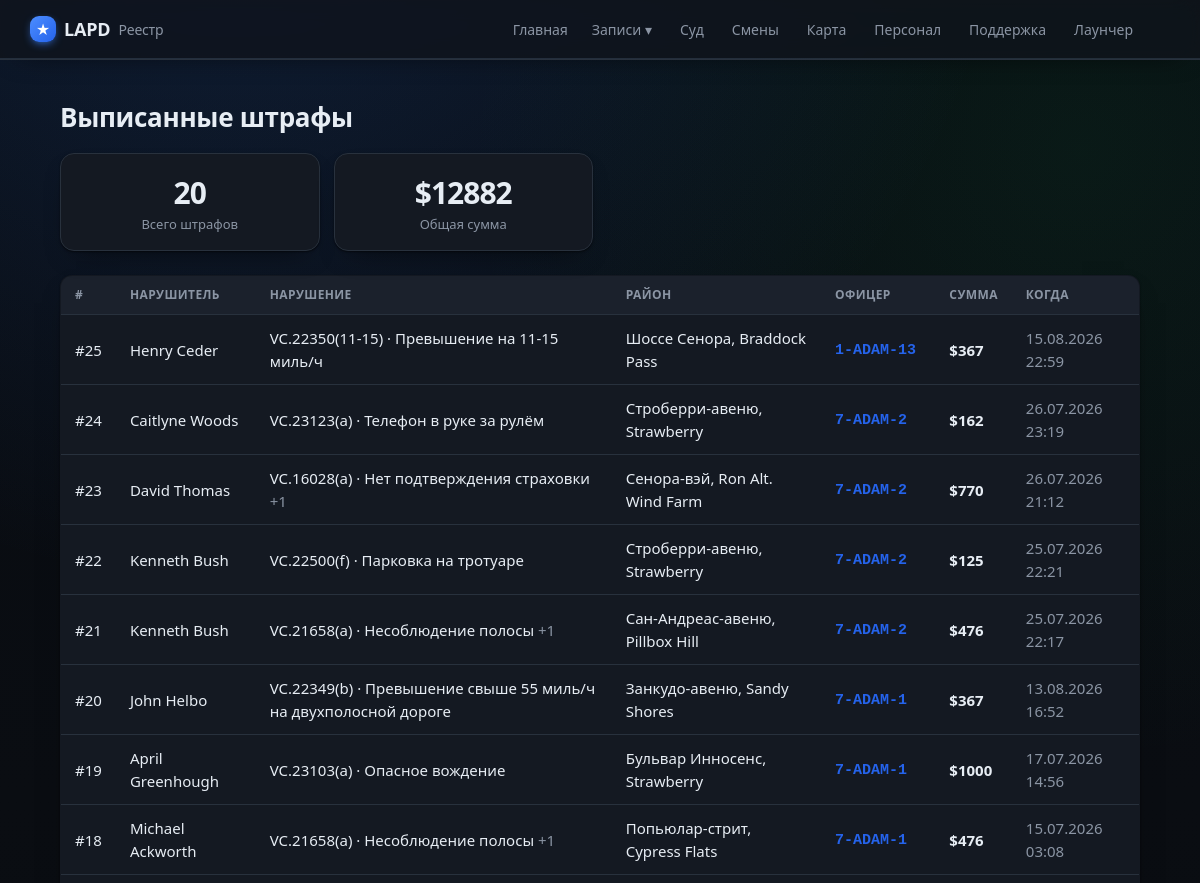
The page /citations (upper part) on the database as committed earlier.
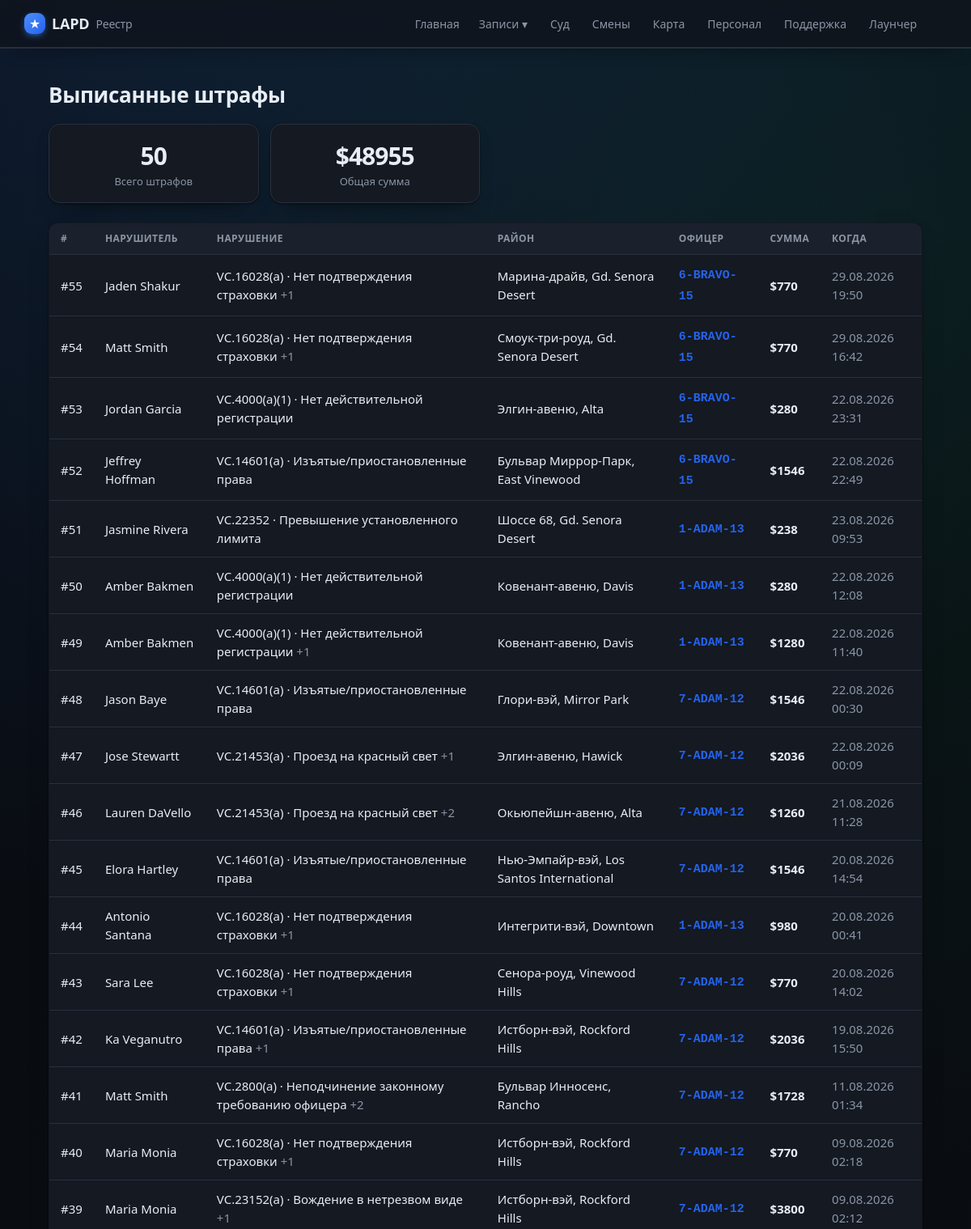
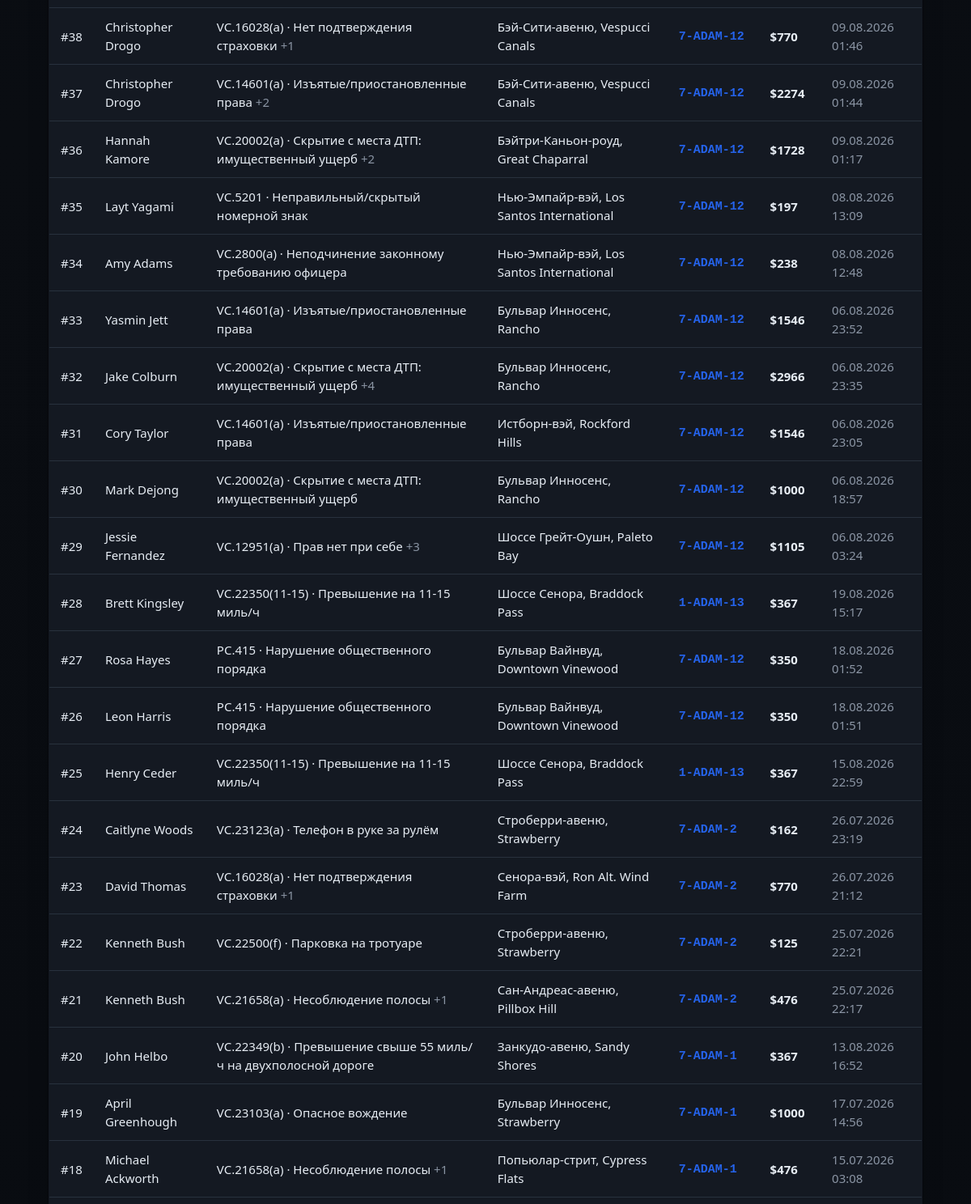
The same page on the database as committed later (2 pictures, top to bottom).
### tables this page shows
CREATE TABLE citations (
                id INTEGER PRIMARY KEY AUTOINCREMENT,
                external_id TEXT UNIQUE,
                officer_id INTEGER,
                subject_name TEXT,
                issued_at TEXT,
                location TEXT,
                charges TEXT,
                fine INTEGER DEFAULT 0,
                notes TEXT
            );

CREATE TABLE officers (
                id INTEGER PRIMARY KEY AUTOINCREMENT,
                callsign TEXT UNIQUE NOT NULL,
                name TEXT
            , current_status TEXT, status_since TEXT, rank TEXT, department TEXT, discord TEXT, is_admin INTEGER);

### app/main.py (the view)
@app.route("/citations")
def citations():
    return render_template("citations.html", citations=db.list_citations(300),
                           summary=db.citations_summary())

### app/db.py (called while the page is built)
def fmt_dt(iso):
    try:
        dt = datetime.datetime.fromisoformat(iso)
        return dt.strftime("%d.%m.%Y %H:%M")
    except Exception:
        return iso or "—"

@contextmanager
def get_conn():
    conn = sqlite3.connect(config.DB_PATH)
    conn.row_factory = sqlite3.Row
    try:
        yield conn
        conn.commit()
    finally:
        conn.close()

def _jsonlist(val):
    if not val:
        return []
    try:
        return json.loads(val)
    except Exception:
        return [x.strip() for x in str(val).split(",") if x.strip()]

def _replace_mojibake_pairs(s):
    for bad, good in sorted(_MOJI_TO_CYR.items(), key=lambda x: len(x[0]), reverse=True):
        s = s.replace(bad, good)
    return s

def _fix_rooms(s):
    return re.sub(r"(\d)([А-Я])", lambda m: m.group(1) + _CYR2LAT.get(m.group(2), m.group(2)), s)

def _cp1251_bytes(s):
    out = bytearray()
    for ch in s:
        try:
            out += ch.encode("cp1251")
        except UnicodeEncodeError:
            code = ord(ch)
            if code < 256:
                out.append(code)
            else:
                raise
    return bytes(out)

### app/templates/citations.html (shortened to what this page needs)
{% extends "base.html" %}
{% block content %}
<h1>Выписанные штрафы</h1>
<section class="stats">
  <div class="stat"><div class="num">{{ summary.count }}</div><div class="lbl">Всего штрафов</div></div>
  <div class="stat"><div class="num">${{ summary.total_fine }}</div><div class="lbl">Общая сумма</div></div>
</section>
{% if citations %}
<table class="tbl">
  <thead><tr><th>#</th><th>Нарушитель</th><th>Нарушение</th><th>Район</th><th>Офицер</th><th>Сумма</th><th>Когда</th></tr></thead>
  <tbody>
  {% for c in citations %}
    <tr onclick="location='{{ url_for('citation_view', cid=c.id) }}'">
      <td><a class="row-link" href="{{ url_for('citation_view', cid=c.id) }}" onclick="event.stopPropagation()">#{{ c.id }}</a></td>
      <td><a class="row-link" href="{{ url_for('file_view', name=c.subject_name) }}" onclick="event.stopPropagation()">{{ c.subject_name }}</a></td>
      <td>{% if c.charges %}{{ c.charges[0] }}{% if c.charges|length > 1 %}
            <span class="muted">+{{ c.charges|length - 1 }}</span>{% endif %}{% else %}—{% endif %}</td>
      <td>{{ c.location or '—' }}</td>
      <td>{% if c.callsign %}<a class="cs" href="{{ url_for('officer_view', callsign=c.callsign) }}" onclick="event.stopPropagation()">{{ c.callsign }}</a>{% else %}—{% endif %}</td>
      <td><b>${{ c.fine }}</b></td>
      <td class="muted">{{ c.issued_fmt }}</td>
    </tr>
  {% endfor %}
  </tbody>
</table>
{% else %}
  <p class="empty">Штрафов пока нет<span class="empty-sub">Появятся после игры.</span></p>
{% endif %}
{% endblock %}

Rows that differ between the two databases and show on the page:
added citations: id "55", subject_name "Jaden Shakur", charges "VC.16028(a) · Нет подтверждения страховки", charges|length "1", location "Марина-драйв, Gd. Senora Desert", callsign "6-BRAVO-15", fine "770", issued_fmt "29.08.2026 19:50"
added citations: id "54", subject_name "Matt Smith", charges "VC.16028(a) · Нет подтверждения страховки", charges|length "1", location "Смоук-три-роуд, Gd. Senora Desert", callsign "6-BRAVO-15", fine "770", issued_fmt "29.08.2026 16:42"
added citations: id "53", subject_name "Jordan Garcia", charges "VC.4000(a)(1) · Нет действительной регистрации", location "Элгин-авеню, Alta", callsign "6-BRAVO-15", fine "280", issued_fmt "22.08.2026 23:31"
added citations: id "52", subject_name "Jeffrey Hoffman", charges "VC.14601(a) · Изъятые/приостановленные права", location "Бульвар Миррор-Парк, East Vinewood", callsign "6-BRAVO-15", fine "1546", issued_fmt "22.08.2026 22:49"
added citations: id "51", subject_name "Jasmine Rivera", charges "VC.22352 · Превышение установленного лимита", location "Шоссе 68, Gd. Senora Desert", callsign "1-ADAM-13", fine "238", issued_fmt "23.08.2026 09:53"
added citations: id "50", subject_name "Amber Bakmen", charges "VC.4000(a)(1) · Нет действительной регистрации", location "Ковенант-авеню, Davis", callsign "1-ADAM-13", fine "280", issued_fmt "22.08.2026 12:08"
added citations: id "49", subject_name "Amber Bakmen", charges "VC.4000(a)(1) · Нет действительной регистрации", charges|length "1", location "Ковенант-авеню, Davis", callsign "1-ADAM-13", fine "1280", issued_fmt "22.08.2026 11:40"
added citations: id "48", subject_name "Jason Baye", charges "VC.14601(a) · Изъятые/приостановленные права", location "Глори-вэй, Mirror Park", callsign "7-ADAM-12", fine "1546", issued_fmt "22.08.2026 00:30"
added citations: id "47", subject_name "Jose Stewartt", charges "VC.21453(a) · Проезд на красный свет", charges|length "1", location "Элгин-авеню, Hawick", callsign "7-ADAM-12", fine "2036", issued_fmt "22.08.2026 00:09"
added citations: id "46", subject_name "Lauren DaVello", charges "VC.21453(a) · Проезд на красный свет", charges|length "2", location "Окьюпейшн-авеню, Alta", callsign "7-ADAM-12", fine "1260", issued_fmt "21.08.2026 11:28"
added citations: id "45", subject_name "Elora Hartley", charges "VC.14601(a) · Изъятые/приостановленные права", location "Нью-Эмпайр-вэй, Los Santos International", callsign "7-ADAM-12", fine "1546", issued_fmt "20.08.2026 14:54"
added citations: id "44", subject_name "Antonio Santana", charges "VC.16028(a) · Нет подтверждения страховки", charges|length "1", location "Интегрити-вэй, Downtown", callsign "1-ADAM-13", fine "980", issued_fmt "20.08.2026 00:41"
added citations: id "43", subject_name "Sara Lee", charges "VC.16028(a) · Нет подтверждения страховки", charges|length "1", location "Сенора-роуд, Vinewood Hills", callsign "7-ADAM-12", fine "770", issued_fmt "20.08.2026 14:02"
added citations: id "42", subject_name "Ka Veganutro", charges "VC.14601(a) · Изъятые/приостановленные права", charges|length "1", location "Истборн-вэй, Rockford Hills", callsign "7-ADAM-12", fine "2036", issued_fmt "19.08.2026 15:50"
added citations: id "41", subject_name "Matt Smith", charges "VC.2800(a) · Неподчинение законному требованию офицера", charges|length "2", location "Бульвар Инносенс, Rancho", callsign "7-ADAM-12", fine "1728", issued_fmt "11.08.2026 01:34"
added citations: id "40", subject_name "Maria Monia", charges "VC.16028(a) · Нет подтверждения страховки", charges|length "1", location "Истборн-вэй, Rockford Hills", callsign "7-ADAM-12", fine "770", issued_fmt "09.08.2026 02:18"
added citations: id "39", subject_name "Maria Monia", charges "VC.23152(a) · Вождение в нетрезвом виде", charges|length "1", location "Истборн-вэй, Rockford Hills", callsign "7-ADAM-12", fine "3800", issued_fmt "09.08.2026 02:12"
added citations: id "38", subject_name "Christopher Drogo", charges "VC.16028(a) · Нет подтверждения страховки", charges|length "1", location "Бэй-Сити-авеню, Vespucci Canals", callsign "7-ADAM-12", fine "770", issued_fmt "09.08.2026 01:46"
added citations: id "37", subject_name "Christopher Drogo", charges "VC.14601(a) · Изъятые/приостановленные права", charges|length "2", location "Бэй-Сити-авеню, Vespucci Canals", callsign "7-ADAM-12", fine "2274", issued_fmt "09.08.2026 01:44"
added citations: id "36", subject_name "Hannah Kamore", charges "VC.20002(a) · Скрытие с места ДТП: имущественный ущерб", charges|length "2", location "Бэйтри-Каньон-роуд, Great Chaparral", callsign "7-ADAM-12", fine "1728", issued_fmt "09.08.2026 01:17"
added citations: id "35", subject_name "Layt Yagami", charges "VC.5201 · Неправильный/скрытый номерной знак", location "Нью-Эмпайр-вэй, Los Santos International", callsign "7-ADAM-12", fine "197", issued_fmt "08.08.2026 13:09"
added citations: id "34", subject_name "Amy Adams", charges "VC.2800(a) · Неподчинение законному требованию офицера", location "Нью-Эмпайр-вэй, Los Santos International", callsign "7-ADAM-12", fine "238", issued_fmt "08.08.2026 12:48"
added citations: id "33", subject_name "Yasmin Jett", charges "VC.14601(a) · Изъятые/приостановленные права", location "Бульвар Инносенс, Rancho", callsign "7-ADAM-12", fine "1546", issued_fmt "06.08.2026 23:52"
added citations: id "32", subject_name "Jake Colburn", charges "VC.20002(a) · Скрытие с места ДТП: имущественный ущерб", charges|length "4", location "Бульвар Инносенс, Rancho", callsign "7-ADAM-12", fine "2966", issued_fmt "06.08.2026 23:35"
added citations: id "31", subject_name "Cory Taylor", charges "VC.14601(a) · Изъятые/приостановленные права", location "Истборн-вэй, Rockford Hills", callsign "7-ADAM-12", fine "1546", issued_fmt "06.08.2026 23:05"
added citations: id "30", subject_name "Mark Dejong", charges "VC.20002(a) · Скрытие с места ДТП: имущественный ущерб", location "Бульвар Инносенс, Rancho", callsign "7-ADAM-12", fine "1000", issued_fmt "06.08.2026 18:57"
added citations: id "29", subject_name "Jessie Fernandez", charges "VC.12951(a) · Прав нет при себе", charges|length "3", location "Шоссе Грейт-Оушн, Paleto Bay", callsign "7-ADAM-12", fine "1105", issued_fmt "06.08.2026 03:24"
added citations: id "28", subject_name "Brett Kingsley", charges "VC.22350(11-15) · Превышение на 11-15 миль/ч", location "Шоссе Сенора, Braddock Pass", callsign "1-ADAM-13", fine "367", issued_fmt "19.08.2026 15:17"
added citations: id "27", subject_name "Rosa Hayes", charges "PC.415 · Нарушение общественного порядка", location "Бульвар Вайнвуд, Downtown Vinewood", callsign "7-ADAM-12", fine "350", issued_fmt "18.08.2026 01:52"
added citations: id "26", subject_name "Leon Harris", charges "PC.415 · Нарушение общественного порядка", location "Бульвар Вайнвуд, Downtown Vinewood", callsign "7-ADAM-12", fine "350", issued_fmt "18.08.2026 01:51"
Other text that changed with them:
{{ summary.count }}: "20" → "50"
{{ summary.total_fine }}: "12882" → "48955"
